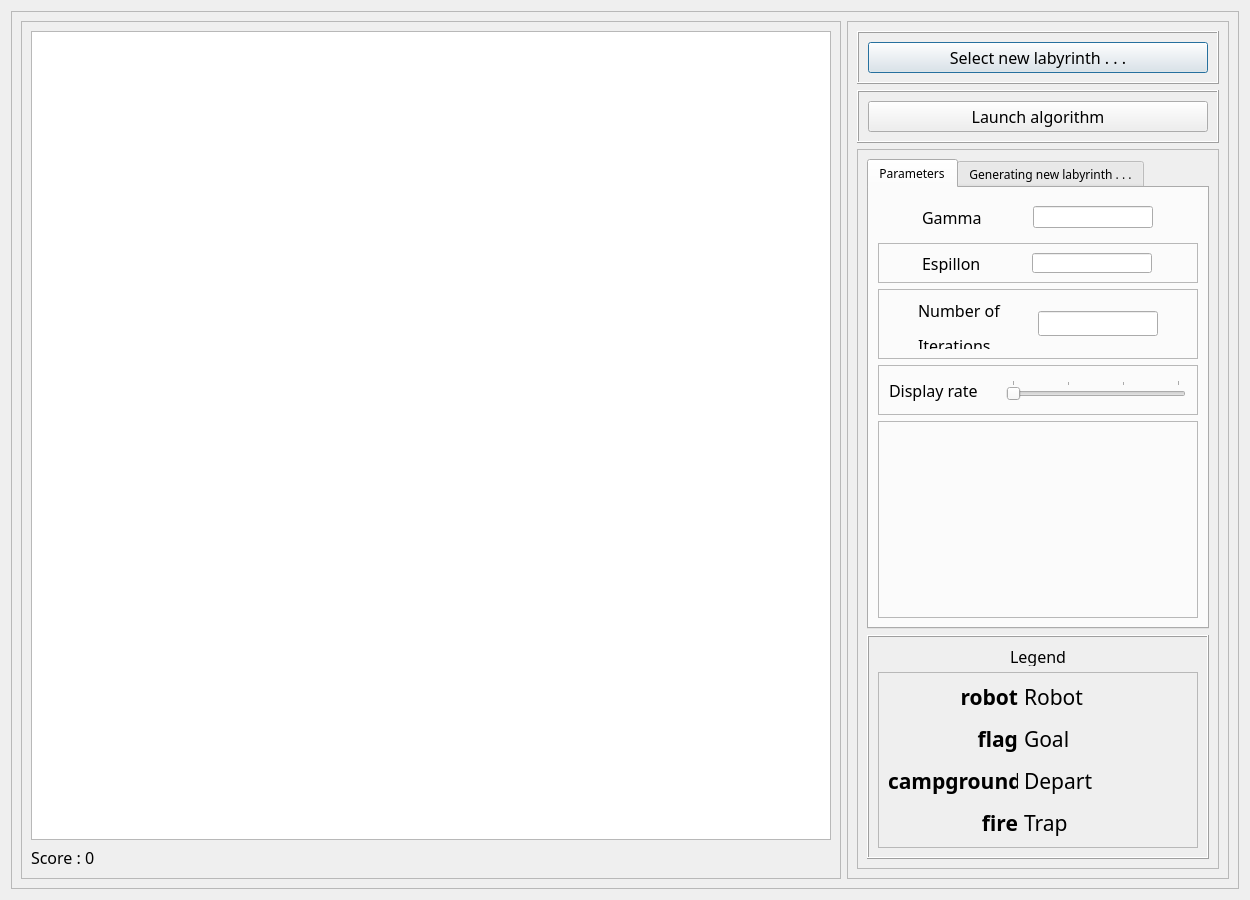
<?xml version="1.0" encoding="UTF-8"?>
<ui version="4.0">
 <class>Dialog_Labyrinth</class>
 <widget class="QDialog" name="Dialog_Labyrinth">
  <property name="geometry">
   <rect>
    <x>0</x>
    <y>0</y>
    <width>1250</width>
    <height>900</height>
   </rect>
  </property>
  <property name="minimumSize">
   <size>
    <width>1250</width>
    <height>900</height>
   </size>
  </property>
  <property name="windowTitle">
   <string>Labyrinthe</string>
  </property>
  <property name="toolTip">
   <string>&lt;html&gt;&lt;head/&gt;&lt;body&gt;&lt;p&gt;&lt;br/&gt;&lt;/p&gt;&lt;/body&gt;&lt;/html&gt;</string>
  </property>
  <property name="whatsThis">
   <string>&lt;html&gt;&lt;head/&gt;&lt;body&gt;&lt;p&gt;Projet réalisé par deux étudiants SRI de UPSSITECH:&lt;/p&gt;&lt;p&gt;Ander JIMENEZ GARCIA&lt;/p&gt;&lt;p&gt;Julien SANCHEZ&lt;/p&gt;&lt;/body&gt;&lt;/html&gt;</string>
  </property>
  <layout class="QVBoxLayout" name="verticalLayout">
   <item>
    <widget class="QFrame" name="frame_all">
     <property name="frameShape">
      <enum>QFrame::StyledPanel</enum>
     </property>
     <property name="frameShadow">
      <enum>QFrame::Raised</enum>
     </property>
     <layout class="QHBoxLayout" name="horizontalLayout_3">
      <item>
       <widget class="QFrame" name="frame_graph">
        <property name="frameShape">
         <enum>QFrame::StyledPanel</enum>
        </property>
        <property name="frameShadow">
         <enum>QFrame::Raised</enum>
        </property>
        <layout class="QVBoxLayout" name="verticalLayout_6">
         <item>
          <widget class="QGraphicsView" name="graphicsView_laby">
           <property name="minimumSize">
            <size>
             <width>800</width>
             <height>800</height>
            </size>
           </property>
          </widget>
         </item>
         <item>
          <widget class="QLabel" name="label_score">
           <property name="minimumSize">
            <size>
             <width>0</width>
             <height>20</height>
            </size>
           </property>
           <property name="font">
            <font>
             <family>Font Awesome 5 Brands Regular</family>
             <pointsize>12</pointsize>
            </font>
           </property>
           <property name="text">
            <string>&lt;html&gt;&lt;head/&gt;&lt;body&gt;&lt;p&gt;Score : 0&lt;/p&gt;&lt;/body&gt;&lt;/html&gt;</string>
           </property>
          </widget>
         </item>
        </layout>
       </widget>
      </item>
      <item>
       <widget class="QFrame" name="frame_interactions">
        <property name="minimumSize">
         <size>
          <width>300</width>
          <height>0</height>
         </size>
        </property>
        <property name="maximumSize">
         <size>
          <width>400</width>
          <height>16777215</height>
         </size>
        </property>
        <property name="frameShape">
         <enum>QFrame::StyledPanel</enum>
        </property>
        <property name="frameShadow">
         <enum>QFrame::Raised</enum>
        </property>
        <layout class="QVBoxLayout" name="verticalLayout_2">
         <item>
          <widget class="QFrame" name="frame_FileSelect">
           <property name="maximumSize">
            <size>
             <width>16777215</width>
             <height>70</height>
            </size>
           </property>
           <property name="frameShape">
            <enum>QFrame::Box</enum>
           </property>
           <property name="frameShadow">
            <enum>QFrame::Raised</enum>
           </property>
           <layout class="QHBoxLayout" name="horizontalLayout_4">
            <item>
             <widget class="QPushButton" name="pButton_FileSelect">
              <property name="font">
               <font>
                <family>Font Awesome 5 Brands Regular</family>
                <pointsize>12</pointsize>
               </font>
              </property>
              <property name="text">
               <string>Select new labyrinth . . .</string>
              </property>
             </widget>
            </item>
           </layout>
          </widget>
         </item>
         <item>
          <widget class="QFrame" name="frame_launch">
           <property name="maximumSize">
            <size>
             <width>16777215</width>
             <height>70</height>
            </size>
           </property>
           <property name="frameShape">
            <enum>QFrame::Box</enum>
           </property>
           <property name="frameShadow">
            <enum>QFrame::Raised</enum>
           </property>
           <layout class="QHBoxLayout" name="horizontalLayout">
            <item>
             <widget class="QPushButton" name="pB_launch">
              <property name="font">
               <font>
                <family>Font Awesome 5 Brands Regular</family>
                <pointsize>12</pointsize>
                <weight>50</weight>
                <bold>false</bold>
               </font>
              </property>
              <property name="text">
               <string>Launch algorithm</string>
              </property>
             </widget>
            </item>
           </layout>
          </widget>
         </item>
         <item>
          <widget class="QFrame" name="frame_options">
           <property name="frameShape">
            <enum>QFrame::StyledPanel</enum>
           </property>
           <property name="frameShadow">
            <enum>QFrame::Raised</enum>
           </property>
           <layout class="QVBoxLayout" name="verticalLayout_3">
            <item>
             <widget class="QTabWidget" name="tabWidget">
              <property name="font">
               <font>
                <family>Font Awesome 5 Brands Regular</family>
                <weight>50</weight>
                <bold>false</bold>
               </font>
              </property>
              <property name="currentIndex">
               <number>0</number>
              </property>
              <widget class="QWidget" name="Parameters">
               <attribute name="title">
                <string>Parameters</string>
               </attribute>
               <layout class="QVBoxLayout" name="verticalLayout_4">
                <item>
                 <widget class="QFrame" name="frame_gamma">
                  <property name="maximumSize">
                   <size>
                    <width>16777215</width>
                    <height>40</height>
                   </size>
                  </property>
                  <property name="frameShape">
                   <enum>QFrame::NoFrame</enum>
                  </property>
                  <property name="frameShadow">
                   <enum>QFrame::Raised</enum>
                  </property>
                  <layout class="QHBoxLayout" name="horizontalLayout_5">
                   <item>
                    <widget class="QLabel" name="label_gamma">
                     <property name="maximumSize">
                      <size>
                       <width>70</width>
                       <height>16777215</height>
                      </size>
                     </property>
                     <property name="font">
                      <font>
                       <pointsize>12</pointsize>
                      </font>
                     </property>
                     <property name="layoutDirection">
                      <enum>Qt::LeftToRight</enum>
                     </property>
                     <property name="text">
                      <string>Gamma</string>
                     </property>
                     <property name="alignment">
                      <set>Qt::AlignLeading|Qt::AlignLeft|Qt::AlignVCenter</set>
                     </property>
                    </widget>
                   </item>
                   <item>
                    <widget class="QLineEdit" name="lineEdit_gamma">
                     <property name="maximumSize">
                      <size>
                       <width>120</width>
                       <height>16777215</height>
                      </size>
                     </property>
                     <property name="font">
                      <font>
                       <family>Arial Unicode MS</family>
                       <weight>50</weight>
                       <bold>false</bold>
                      </font>
                     </property>
                     <property name="inputMethodHints">
                      <set>Qt::ImhDigitsOnly</set>
                     </property>
                     <property name="clearButtonEnabled">
                      <bool>false</bool>
                     </property>
                    </widget>
                   </item>
                  </layout>
                 </widget>
                </item>
                <item>
                 <widget class="QFrame" name="frame_espsillon">
                  <property name="maximumSize">
                   <size>
                    <width>16777215</width>
                    <height>40</height>
                   </size>
                  </property>
                  <property name="frameShape">
                   <enum>QFrame::StyledPanel</enum>
                  </property>
                  <property name="frameShadow">
                   <enum>QFrame::Raised</enum>
                  </property>
                  <layout class="QHBoxLayout" name="horizontalLayout_7">
                   <item>
                    <widget class="QLabel" name="label_espillon">
                     <property name="maximumSize">
                      <size>
                       <width>70</width>
                       <height>16777215</height>
                      </size>
                     </property>
                     <property name="font">
                      <font>
                       <pointsize>12</pointsize>
                      </font>
                     </property>
                     <property name="layoutDirection">
                      <enum>Qt::LeftToRight</enum>
                     </property>
                     <property name="text">
                      <string>Espillon</string>
                     </property>
                     <property name="alignment">
                      <set>Qt::AlignLeading|Qt::AlignLeft|Qt::AlignVCenter</set>
                     </property>
                    </widget>
                   </item>
                   <item>
                    <widget class="QLineEdit" name="lineEdit_epsillon">
                     <property name="maximumSize">
                      <size>
                       <width>120</width>
                       <height>16777215</height>
                      </size>
                     </property>
                     <property name="font">
                      <font>
                       <family>Arial Unicode MS</family>
                       <weight>50</weight>
                       <bold>false</bold>
                      </font>
                     </property>
                    </widget>
                   </item>
                  </layout>
                 </widget>
                </item>
                <item>
                 <widget class="QFrame" name="frame_iteration">
                  <property name="maximumSize">
                   <size>
                    <width>16777215</width>
                    <height>70</height>
                   </size>
                  </property>
                  <property name="frameShape">
                   <enum>QFrame::StyledPanel</enum>
                  </property>
                  <property name="frameShadow">
                   <enum>QFrame::Raised</enum>
                  </property>
                  <layout class="QHBoxLayout" name="horizontalLayout_6">
                   <item>
                    <widget class="QLabel" name="label_iteration">
                     <property name="maximumSize">
                      <size>
                       <width>84</width>
                       <height>16777215</height>
                      </size>
                     </property>
                     <property name="font">
                      <font>
                       <pointsize>12</pointsize>
                      </font>
                     </property>
                     <property name="layoutDirection">
                      <enum>Qt::LeftToRight</enum>
                     </property>
                     <property name="text">
                      <string>&lt;html&gt;&lt;head/&gt;&lt;body&gt;&lt;p&gt;Number of &lt;/p&gt;&lt;p&gt;Iterations&lt;/p&gt;&lt;/body&gt;&lt;/html&gt;</string>
                     </property>
                     <property name="alignment">
                      <set>Qt::AlignLeading|Qt::AlignLeft|Qt::AlignVCenter</set>
                     </property>
                    </widget>
                   </item>
                   <item>
                    <widget class="QLineEdit" name="lineEdit_iteration">
                     <property name="maximumSize">
                      <size>
                       <width>120</width>
                       <height>16777215</height>
                      </size>
                     </property>
                     <property name="font">
                      <font>
                       <family>Arial Unicode MS</family>
                       <weight>50</weight>
                       <bold>false</bold>
                      </font>
                     </property>
                    </widget>
                   </item>
                  </layout>
                 </widget>
                </item>
                <item>
                 <widget class="QFrame" name="frame_disRate">
                  <property name="maximumSize">
                   <size>
                    <width>16777215</width>
                    <height>50</height>
                   </size>
                  </property>
                  <property name="frameShape">
                   <enum>QFrame::StyledPanel</enum>
                  </property>
                  <property name="frameShadow">
                   <enum>QFrame::Raised</enum>
                  </property>
                  <layout class="QHBoxLayout" name="horizontalLayout_9">
                   <item>
                    <widget class="QLabel" name="label_disRate">
                     <property name="maximumSize">
                      <size>
                       <width>110</width>
                       <height>16777215</height>
                      </size>
                     </property>
                     <property name="font">
                      <font>
                       <pointsize>12</pointsize>
                      </font>
                     </property>
                     <property name="layoutDirection">
                      <enum>Qt::LeftToRight</enum>
                     </property>
                     <property name="text">
                      <string>Display rate</string>
                     </property>
                     <property name="alignment">
                      <set>Qt::AlignLeading|Qt::AlignLeft|Qt::AlignVCenter</set>
                     </property>
                    </widget>
                   </item>
                   <item>
                    <widget class="QSlider" name="hS_disRate">
                     <property name="maximumSize">
                      <size>
                       <width>180</width>
                       <height>16777215</height>
                      </size>
                     </property>
                     <property name="minimum">
                      <number>1</number>
                     </property>
                     <property name="maximum">
                      <number>4</number>
                     </property>
                     <property name="pageStep">
                      <number>1</number>
                     </property>
                     <property name="orientation">
                      <enum>Qt::Horizontal</enum>
                     </property>
                     <property name="tickPosition">
                      <enum>QSlider::TicksAbove</enum>
                     </property>
                     <property name="tickInterval">
                      <number>1</number>
                     </property>
                    </widget>
                   </item>
                  </layout>
                 </widget>
                </item>
                <item>
                 <widget class="QFrame" name="frame">
                  <property name="frameShape">
                   <enum>QFrame::StyledPanel</enum>
                  </property>
                  <property name="frameShadow">
                   <enum>QFrame::Raised</enum>
                  </property>
                 </widget>
                </item>
               </layout>
              </widget>
              <widget class="QWidget" name="gen_laby">
               <attribute name="title">
                <string>Generating new labyrinth . . .</string>
               </attribute>
              </widget>
             </widget>
            </item>
            <item>
             <widget class="QFrame" name="frame_legend">
              <property name="minimumSize">
               <size>
                <width>0</width>
                <height>120</height>
               </size>
              </property>
              <property name="frameShape">
               <enum>QFrame::Box</enum>
              </property>
              <property name="frameShadow">
               <enum>QFrame::Raised</enum>
              </property>
              <layout class="QVBoxLayout" name="verticalLayout_5">
               <item>
                <widget class="QLabel" name="label">
                 <property name="maximumSize">
                  <size>
                   <width>16777215</width>
                   <height>20</height>
                  </size>
                 </property>
                 <property name="font">
                  <font>
                   <family>Font Awesome 5 Brands Regular</family>
                   <pointsize>12</pointsize>
                  </font>
                 </property>
                 <property name="text">
                  <string>Legend</string>
                 </property>
                 <property name="alignment">
                  <set>Qt::AlignCenter</set>
                 </property>
                </widget>
               </item>
               <item>
                <widget class="QFrame" name="frame_2">
                 <property name="frameShape">
                  <enum>QFrame::StyledPanel</enum>
                 </property>
                 <property name="frameShadow">
                  <enum>QFrame::Raised</enum>
                 </property>
                 <layout class="QHBoxLayout" name="horizontalLayout_8">
                  <item>
                   <widget class="QLabel" name="label_3">
                    <property name="minimumSize">
                     <size>
                      <width>130</width>
                      <height>0</height>
                     </size>
                    </property>
                    <property name="maximumSize">
                     <size>
                      <width>25</width>
                      <height>16777215</height>
                     </size>
                    </property>
                    <property name="font">
                     <font>
                      <family>Font Awesome 5 Pro Solid</family>
                      <pointsize>16</pointsize>
                      <weight>75</weight>
                      <bold>true</bold>
                     </font>
                    </property>
                    <property name="text">
                     <string>&lt;html&gt;&lt;head/&gt;&lt;body&gt;&lt;p&gt;robot&lt;/p&gt;&lt;p&gt;flag&lt;/p&gt;&lt;p&gt;campground&lt;/p&gt;&lt;p&gt;fire&lt;/p&gt;&lt;/body&gt;&lt;/html&gt;</string>
                    </property>
                    <property name="alignment">
                     <set>Qt::AlignRight|Qt::AlignTrailing|Qt::AlignVCenter</set>
                    </property>
                   </widget>
                  </item>
                  <item>
                   <widget class="QLabel" name="label_4">
                    <property name="font">
                     <font>
                      <family>Font Awesome 5 Brands Regular</family>
                      <pointsize>16</pointsize>
                     </font>
                    </property>
                    <property name="text">
                     <string>&lt;html&gt;&lt;head/&gt;&lt;body&gt;&lt;p&gt;Robot&lt;/p&gt;&lt;p&gt;Goal&lt;/p&gt;&lt;p&gt;Depart&lt;/p&gt;&lt;p&gt;Trap&lt;/p&gt;&lt;/body&gt;&lt;/html&gt;</string>
                    </property>
                   </widget>
                  </item>
                 </layout>
                </widget>
               </item>
              </layout>
             </widget>
            </item>
           </layout>
          </widget>
         </item>
        </layout>
       </widget>
      </item>
     </layout>
    </widget>
   </item>
  </layout>
 </widget>
 <resources/>
 <connections/>
</ui>
